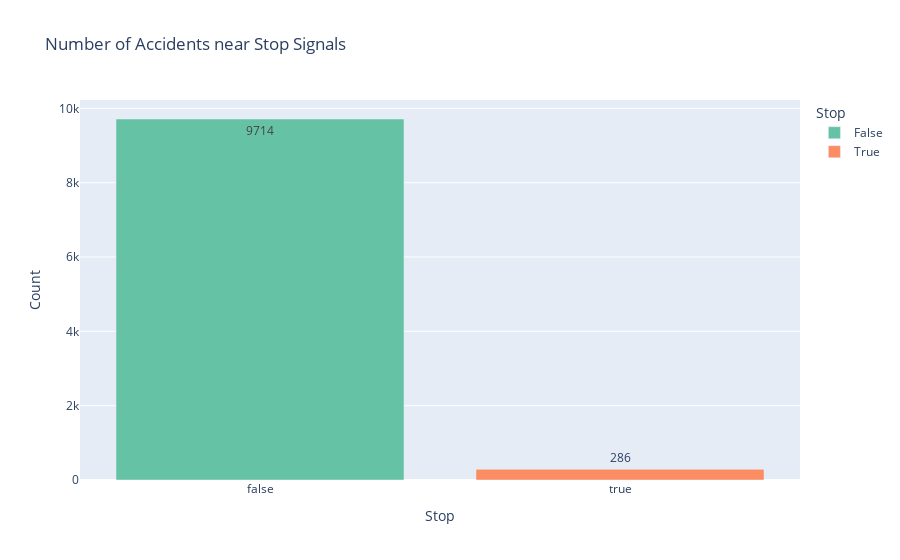

This figure's notebook cell:
### Code cell
# Count occurrences of True and False
stop_counts = df['Stop'].value_counts().reset_index()
stop_counts.columns = ['Stop', 'Count']  # Rename column

# Create bar plot
fig = px.bar(
    stop_counts,
    x='Stop',
    y='Count',
    text='Count',  # Display the total number on the bars
    color='Stop',  
    color_discrete_map={True: '#fc8d62', False: '#66c2a5'},  # Pastel colors
    title="Number of Accidents near Stop Signals"
)
fig

### Figure 1 — Plotly figure (JSON) as saved in the notebook; plotly's stock layout.template omitted (floating-point values rounded to 4 significant figures)
{"data": [{"alignmentgroup": "True", "hovertemplate": "Stop=%{x}<br>Count=%{text}<extra></extra>", "legendgroup": "False", "marker": {"color": "#66c2a5", "pattern": {"shape": ""}}, "name": "False", "offsetgroup": "False", "orientation": "v", "showlegend": true, "text": [9714], "textposition": "auto", "type": "bar", "x": [false], "xaxis": "x", "y": [9714], "yaxis": "y"}, {"alignmentgroup": "True", "hovertemplate": "Stop=%{x}<br>Count=%{text}<extra></extra>", "legendgroup": "True", "marker": {"color": "#fc8d62", "pattern": {"shape": ""}}, "name": "True", "offsetgroup": "True", "orientation": "v", "showlegend": true, "text": [286], "textposition": "auto", "type": "bar", "x": [true], "xaxis": "x", "y": [286], "yaxis": "y"}], "layout": {"barmode": "relative", "legend": {"title": {"text": "Stop"}, "tracegroupgap": 0}, "title": {"text": "Number of Accidents near Stop Signals"}, "xaxis": {"anchor": "y", "categoryarray": [false, true], "categoryorder": "array", "domain": [0, 1], "title": {"text": "Stop"}}, "yaxis": {"anchor": "x", "domain": [0, 1], "title": {"text": "Count"}}}}
